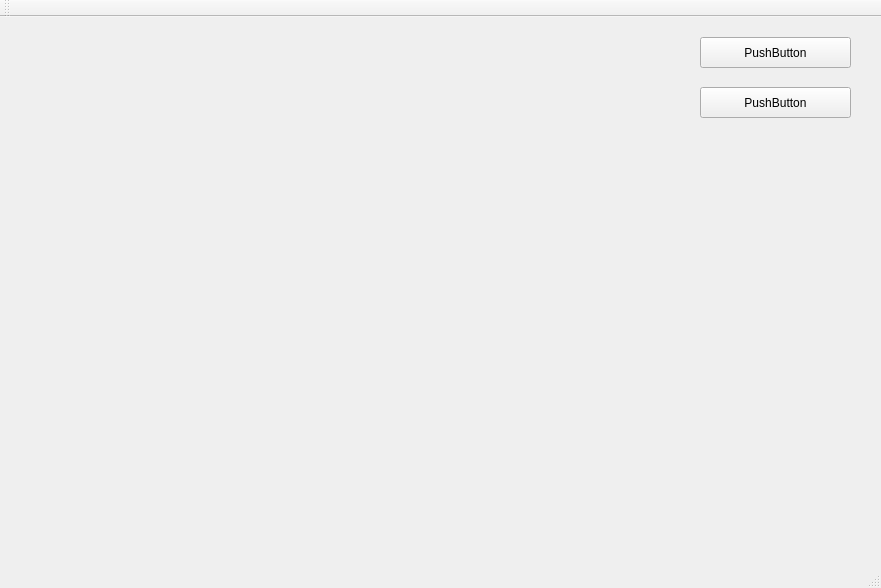
<?xml version="1.0" encoding="UTF-8"?>
<ui version="4.0">
 <class>MainWindow</class>
 <widget class="QMainWindow" name="MainWindow">
  <property name="geometry">
   <rect>
    <x>0</x>
    <y>0</y>
    <width>881</width>
    <height>588</height>
   </rect>
  </property>
  <property name="windowTitle">
   <string>MainWindow</string>
  </property>
  <widget class="QWidget" name="centralWidget">
   <widget class="QPushButton" name="pushButton">
    <property name="geometry">
     <rect>
      <x>700</x>
      <y>20</y>
      <width>151</width>
      <height>31</height>
     </rect>
    </property>
    <property name="text">
     <string>PushButton</string>
    </property>
   </widget>
   <widget class="QLabel" name="label_pic">
    <property name="geometry">
     <rect>
      <x>30</x>
      <y>20</y>
      <width>640</width>
      <height>480</height>
     </rect>
    </property>
    <property name="minimumSize">
     <size>
      <width>640</width>
      <height>480</height>
     </size>
    </property>
    <property name="maximumSize">
     <size>
      <width>620</width>
      <height>480</height>
     </size>
    </property>
    <property name="text">
     <string/>
    </property>
    <property name="scaledContents">
     <bool>true</bool>
    </property>
   </widget>
   <widget class="QPushButton" name="pushButton_2">
    <property name="geometry">
     <rect>
      <x>700</x>
      <y>70</y>
      <width>151</width>
      <height>31</height>
     </rect>
    </property>
    <property name="text">
     <string>PushButton</string>
    </property>
   </widget>
  </widget>
  <widget class="QMenuBar" name="menuBar">
   <property name="geometry">
    <rect>
     <x>0</x>
     <y>0</y>
     <width>881</width>
     <height>25</height>
    </rect>
   </property>
  </widget>
  <widget class="QToolBar" name="mainToolBar">
   <attribute name="toolBarArea">
    <enum>TopToolBarArea</enum>
   </attribute>
   <attribute name="toolBarBreak">
    <bool>false</bool>
   </attribute>
  </widget>
  <widget class="QStatusBar" name="statusBar"/>
 </widget>
 <layoutdefault spacing="6" margin="11"/>
 <resources/>
 <connections/>
</ui>
